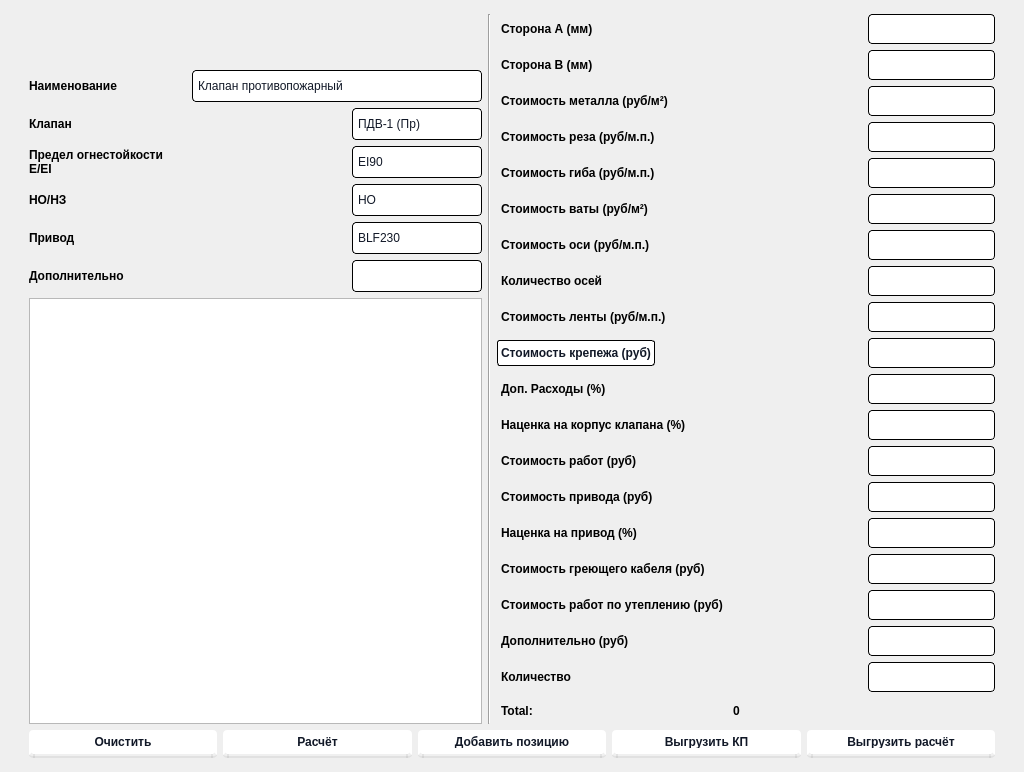
<?xml version="1.0" encoding="UTF-8"?>
<ui version="4.0">
 <class>MainWindow</class>
 <widget class="QMainWindow" name="MainWindow">
  <property name="geometry">
   <rect>
    <x>0</x>
    <y>0</y>
    <width>1024</width>
    <height>772</height>
   </rect>
  </property>
  <property name="sizePolicy">
   <sizepolicy hsizetype="Expanding" vsizetype="Expanding">
    <horstretch>0</horstretch>
    <verstretch>0</verstretch>
   </sizepolicy>
  </property>
  <property name="windowTitle">
   <string>MainWindow</string>
  </property>
  <property name="styleSheet">
   <string notr="true"> QComboBox{
	font: 13px &quot;DejaVu Sans&quot;;
    color: #111827;
    background-color: #FFFFFF;   
    padding: 0px 5px 0px 5px;
    border-radius: 4px;
    border: 1px solid black;
    height: 30px;
    font-weight: 400;
    width: 100px;
}
QComboBox::drop-down {
	border: 0px;
}
QComboBox::down-arrow {
	image: url(:/pics/drop-down-arrow.png);

	width:15px;
	height:15px;
	margin-right: 5px;
}

 QComboBox QAbstractItemView {
	margin:0px;
    padding:0px;
    border: 0px solid darkgray;
    selection-background-color: lightgray;
	font: 10px &quot;DejaVu Sans&quot;;
    color: #111827;
    background-color: #FFFFFF;
    padding: 5px;
    border-radius: 4px;
    border: 1px solid black;
    font-weight: 400;
 }

 QLabel{
	font: 13px &quot;DejaVu Sans&quot;;
	min-width:225px;
    height: 30px;
    font-weight: 600;
padding-left:1px;
}
QLineEdit {
min-width:125px;
max-width:125px;
font: 13px &quot;DejaVu Sans&quot;;
    color: #111827;
    background-color: #FFFFFF;   

    border-radius: 4px;
    border: 1px solid black;
    height: 28px;
    font-weight: 400;
}

 QPushButton { 
height:12px;
            color: #111827;
            background-color: #FFFFFF;
            padding: 6px;
            border-radius: 4px;
            border-bottom: 4px solid rgba(0, 0, 0, 0.06);
  font-family: &quot;Inter var&quot;,ui-sans-serif,system-ui,-apple-system,system-ui,&quot;Segoe UI&quot;,Roboto,&quot;Helvetica Neue&quot;,Arial,&quot;Noto Sans&quot;,sans-serif,&quot;Apple Color Emoji&quot;,&quot;Segoe UI Emoji&quot;,&quot;Segoe UI Symbol&quot;,&quot;Noto Color Emoji&quot;;
  font-size: 12px;
  font-weight: 600;
}
QPushButton:hover {
  background-color: rgb(249,250,251);
}

QPushButtonfocus {
  outline: 2px solid transparent;
  outline-offset: 2px;
}</string>
  </property>
  <widget class="QWidget" name="centralwidget">
   <property name="enabled">
    <bool>true</bool>
   </property>
   <property name="sizePolicy">
    <sizepolicy hsizetype="Expanding" vsizetype="Expanding">
     <horstretch>0</horstretch>
     <verstretch>0</verstretch>
    </sizepolicy>
   </property>
   <layout class="QVBoxLayout" name="verticalLayout_2">
    <property name="spacing">
     <number>16</number>
    </property>
    <property name="leftMargin">
     <number>20</number>
    </property>
    <property name="topMargin">
     <number>5</number>
    </property>
    <property name="rightMargin">
     <number>20</number>
    </property>
    <property name="bottomMargin">
     <number>5</number>
    </property>
    <item>
     <widget class="QScrollArea" name="scrollArea">
      <property name="enabled">
       <bool>true</bool>
      </property>
      <property name="sizePolicy">
       <sizepolicy hsizetype="Minimum" vsizetype="Minimum">
        <horstretch>0</horstretch>
        <verstretch>0</verstretch>
       </sizepolicy>
      </property>
      <property name="minimumSize">
       <size>
        <width>400</width>
        <height>400</height>
       </size>
      </property>
      <property name="styleSheet">
       <string notr="true">QScrollArea {
border:0px;
}</string>
      </property>
      <property name="verticalScrollBarPolicy">
       <enum>Qt::ScrollBarAsNeeded</enum>
      </property>
      <property name="widgetResizable">
       <bool>true</bool>
      </property>
      <widget class="QWidget" name="scrollAreaWidgetContents_4">
       <property name="geometry">
        <rect>
         <x>0</x>
         <y>-69</y>
         <width>967</width>
         <height>810</height>
        </rect>
       </property>
       <property name="sizePolicy">
        <sizepolicy hsizetype="Minimum" vsizetype="Minimum">
         <horstretch>0</horstretch>
         <verstretch>0</verstretch>
        </sizepolicy>
       </property>
       <property name="minimumSize">
        <size>
         <width>730</width>
         <height>600</height>
        </size>
       </property>
       <layout class="QVBoxLayout" name="verticalLayout_5">
        <item>
         <layout class="QVBoxLayout" name="verticalLayout_3">
          <item>
           <layout class="QHBoxLayout" name="horizontalLayout_2">
            <property name="sizeConstraint">
             <enum>QLayout::SetDefaultConstraint</enum>
            </property>
            <property name="leftMargin">
             <number>0</number>
            </property>
            <property name="topMargin">
             <number>0</number>
            </property>
            <property name="rightMargin">
             <number>0</number>
            </property>
            <property name="bottomMargin">
             <number>0</number>
            </property>
            <item>
             <layout class="QVBoxLayout" name="verticalLayout">
              <item>
               <layout class="QHBoxLayout" name="horizontalLayout_14">
                <item>
                 <widget class="QLabel" name="label_2">
                  <property name="enabled">
                   <bool>true</bool>
                  </property>
                  <property name="sizePolicy">
                   <sizepolicy hsizetype="Preferred" vsizetype="Fixed">
                    <horstretch>0</horstretch>
                    <verstretch>0</verstretch>
                   </sizepolicy>
                  </property>
                  <property name="minimumSize">
                   <size>
                    <width>225</width>
                    <height>50</height>
                   </size>
                  </property>
                  <property name="maximumSize">
                   <size>
                    <width>16777215</width>
                    <height>50</height>
                   </size>
                  </property>
                  <property name="styleSheet">
                   <string notr="true">image:url(&quot;:/pics/logo.png&quot;);
height: 75px;
margin-bottom:10px;
padding:0px;</string>
                  </property>
                  <property name="text">
                   <string/>
                  </property>
                 </widget>
                </item>
               </layout>
              </item>
              <item>
               <layout class="QHBoxLayout" name="horizontalLayout">
                <item>
                 <widget class="QLabel" name="label">
                  <property name="styleSheet">
                   <string notr="true">padding-left:0px;
min-width: 100px;</string>
                  </property>
                  <property name="text">
                   <string>Наименование</string>
                  </property>
                 </widget>
                </item>
                <item>
                 <spacer name="horizontalSpacer">
                  <property name="orientation">
                   <enum>Qt::Horizontal</enum>
                  </property>
                  <property name="sizeHint" stdset="0">
                   <size>
                    <width>40</width>
                    <height>20</height>
                   </size>
                  </property>
                 </spacer>
                </item>
                <item>
                 <widget class="QComboBox" name="name_1">
                  <property name="styleSheet">
                   <string notr="true">width: 260px;</string>
                  </property>
                  <item>
                   <property name="text">
                    <string>Клапан противопожарный</string>
                   </property>
                  </item>
                 </widget>
                </item>
               </layout>
              </item>
              <item>
               <layout class="QHBoxLayout" name="horizontalLayout_6">
                <item>
                 <widget class="QLabel" name="label_5">
                  <property name="styleSheet">
                   <string notr="true">padding-left:0px;</string>
                  </property>
                  <property name="text">
                   <string>Клапан</string>
                  </property>
                 </widget>
                </item>
                <item>
                 <spacer name="horizontalSpacer_2">
                  <property name="orientation">
                   <enum>Qt::Horizontal</enum>
                  </property>
                  <property name="sizeHint" stdset="0">
                   <size>
                    <width>40</width>
                    <height>20</height>
                   </size>
                  </property>
                 </spacer>
                </item>
                <item>
                 <widget class="QComboBox" name="name_2">
                  <property name="layoutDirection">
                   <enum>Qt::LeftToRight</enum>
                  </property>
                  <property name="styleSheet">
                   <string notr="true"/>
                  </property>
                  <property name="frame">
                   <bool>false</bool>
                  </property>
                  <property name="placeholderText" stdset="0">
                   <string/>
                  </property>
                  <item>
                   <property name="text">
                    <string>ПДВ-1 (Пр)</string>
                   </property>
                  </item>
                  <item>
                   <property name="text">
                    <string>ПДВ-1 (Кр)</string>
                   </property>
                  </item>
                  <item>
                   <property name="text">
                    <string>ПДВ-2-С</string>
                   </property>
                  </item>
                  <item>
                   <property name="text">
                    <string>ПДВ-2-К</string>
                   </property>
                  </item>
                  <item>
                   <property name="text">
                    <string>ПДВ-2-Л-К</string>
                   </property>
                  </item>
                  <item>
                   <property name="text">
                    <string>ПДВ-2-Л-С</string>
                   </property>
                  </item>
                 </widget>
                </item>
               </layout>
              </item>
              <item>
               <layout class="QHBoxLayout" name="horizontalLayout_7">
                <item>
                 <widget class="QLabel" name="label_6">
                  <property name="styleSheet">
                   <string notr="true">padding-left:0px;</string>
                  </property>
                  <property name="text">
                   <string>Предел огнестойкости 
Е/EI</string>
                  </property>
                 </widget>
                </item>
                <item>
                 <spacer name="horizontalSpacer_3">
                  <property name="orientation">
                   <enum>Qt::Horizontal</enum>
                  </property>
                  <property name="sizeHint" stdset="0">
                   <size>
                    <width>40</width>
                    <height>20</height>
                   </size>
                  </property>
                 </spacer>
                </item>
                <item>
                 <widget class="QComboBox" name="limit_fire_resistance">
                  <property name="layoutDirection">
                   <enum>Qt::LeftToRight</enum>
                  </property>
                  <property name="styleSheet">
                   <string notr="true"/>
                  </property>
                  <property name="frame">
                   <bool>false</bool>
                  </property>
                  <property name="placeholderText" stdset="0">
                   <string/>
                  </property>
                  <item>
                   <property name="text">
                    <string>EI90</string>
                   </property>
                  </item>
                  <item>
                   <property name="text">
                    <string>EI150</string>
                   </property>
                  </item>
                  <item>
                   <property name="text">
                    <string>E90</string>
                   </property>
                  </item>
                  <item>
                   <property name="text">
                    <string>E150</string>
                   </property>
                  </item>
                 </widget>
                </item>
               </layout>
              </item>
              <item>
               <layout class="QHBoxLayout" name="horizontalLayout_9">
                <item>
                 <widget class="QLabel" name="label_8">
                  <property name="styleSheet">
                   <string notr="true">padding-left:0px;</string>
                  </property>
                  <property name="text">
                   <string>НО/НЗ</string>
                  </property>
                 </widget>
                </item>
                <item>
                 <spacer name="horizontalSpacer_4">
                  <property name="orientation">
                   <enum>Qt::Horizontal</enum>
                  </property>
                  <property name="sizeHint" stdset="0">
                   <size>
                    <width>40</width>
                    <height>20</height>
                   </size>
                  </property>
                 </spacer>
                </item>
                <item>
                 <widget class="QComboBox" name="no_nz">
                  <item>
                   <property name="text">
                    <string>НО</string>
                   </property>
                  </item>
                  <item>
                   <property name="text">
                    <string>НЗ</string>
                   </property>
                  </item>
                 </widget>
                </item>
               </layout>
              </item>
              <item>
               <layout class="QHBoxLayout" name="horizontalLayout_8">
                <item>
                 <widget class="QLabel" name="label_7">
                  <property name="styleSheet">
                   <string notr="true">padding-left:0px;</string>
                  </property>
                  <property name="text">
                   <string>Привод </string>
                  </property>
                 </widget>
                </item>
                <item>
                 <spacer name="horizontalSpacer_5">
                  <property name="orientation">
                   <enum>Qt::Horizontal</enum>
                  </property>
                  <property name="sizeHint" stdset="0">
                   <size>
                    <width>40</width>
                    <height>20</height>
                   </size>
                  </property>
                 </spacer>
                </item>
                <item>
                 <widget class="QComboBox" name="actuator">
                  <item>
                   <property name="text">
                    <string>BLF230</string>
                   </property>
                  </item>
                  <item>
                   <property name="text">
                    <string>BLE230</string>
                   </property>
                  </item>
                  <item>
                   <property name="text">
                    <string>ЭМ220</string>
                   </property>
                  </item>
                  <item>
                   <property name="text">
                    <string>BFL230</string>
                   </property>
                  </item>
                  <item>
                   <property name="text">
                    <string>BEN230</string>
                   </property>
                  </item>
                  <item>
                   <property name="text">
                    <string>Б/П</string>
                   </property>
                  </item>
                 </widget>
                </item>
               </layout>
              </item>
              <item>
               <layout class="QHBoxLayout" name="horizontalLayout_4">
                <item>
                 <widget class="QLabel" name="label_4">
                  <property name="styleSheet">
                   <string notr="true">padding-left:0px;</string>
                  </property>
                  <property name="text">
                   <string>Дополнительно</string>
                  </property>
                 </widget>
                </item>
                <item>
                 <spacer name="horizontalSpacer_6">
                  <property name="orientation">
                   <enum>Qt::Horizontal</enum>
                  </property>
                  <property name="sizeHint" stdset="0">
                   <size>
                    <width>40</width>
                    <height>20</height>
                   </size>
                  </property>
                 </spacer>
                </item>
                <item>
                 <widget class="QComboBox" name="additional_key">
                  <item>
                   <property name="text">
                    <string/>
                   </property>
                  </item>
                  <item>
                   <property name="text">
                    <string>ТРУ</string>
                   </property>
                  </item>
                  <item>
                   <property name="text">
                    <string>МС</string>
                   </property>
                  </item>
                  <item>
                   <property name="text">
                    <string>ТРУ-К</string>
                   </property>
                  </item>
                  <item>
                   <property name="text">
                    <string>МС-К</string>
                   </property>
                  </item>
                  <item>
                   <property name="text">
                    <string>К</string>
                   </property>
                  </item>
                 </widget>
                </item>
               </layout>
              </item>
              <item>
               <widget class="QListWidget" name="log_area">
                <property name="wordWrap">
                 <bool>true</bool>
                </property>
               </widget>
              </item>
             </layout>
            </item>
            <item>
             <widget class="Line" name="line">
              <property name="styleSheet">
               <string notr="true"/>
              </property>
              <property name="inputMethodHints">
               <set>Qt::ImhFormattedNumbersOnly</set>
              </property>
              <property name="orientation">
               <enum>Qt::Vertical</enum>
              </property>
             </widget>
            </item>
            <item>
             <layout class="QVBoxLayout" name="verticalLayout_4">
              <property name="sizeConstraint">
               <enum>QLayout::SetDefaultConstraint</enum>
              </property>
              <item>
               <layout class="QHBoxLayout" name="horizontalLayout_11">
                <item>
                 <widget class="QLabel" name="label_10">
                  <property name="text">
                   <string>Сторона А (мм)</string>
                  </property>
                  <property name="wordWrap">
                   <bool>true</bool>
                  </property>
                 </widget>
                </item>
                <item>
                 <spacer name="horizontalSpacer_7">
                  <property name="orientation">
                   <enum>Qt::Horizontal</enum>
                  </property>
                  <property name="sizeHint" stdset="0">
                   <size>
                    <width>40</width>
                    <height>20</height>
                   </size>
                  </property>
                 </spacer>
                </item>
                <item>
                 <widget class="QLineEdit" name="width"/>
                </item>
               </layout>
              </item>
              <item>
               <layout class="QHBoxLayout" name="horizontalLayout_13">
                <item>
                 <widget class="QLabel" name="label_12">
                  <property name="text">
                   <string>Сторона B (мм)</string>
                  </property>
                  <property name="wordWrap">
                   <bool>true</bool>
                  </property>
                 </widget>
                </item>
                <item>
                 <spacer name="horizontalSpacer_8">
                  <property name="orientation">
                   <enum>Qt::Horizontal</enum>
                  </property>
                  <property name="sizeHint" stdset="0">
                   <size>
                    <width>40</width>
                    <height>20</height>
                   </size>
                  </property>
                 </spacer>
                </item>
                <item>
                 <widget class="QLineEdit" name="height"/>
                </item>
               </layout>
              </item>
              <item>
               <layout class="QHBoxLayout" name="horizontalLayout_15">
                <item>
                 <widget class="QLabel" name="label_14">
                  <property name="text">
                   <string>Стоимость металла (руб/м²)</string>
                  </property>
                  <property name="wordWrap">
                   <bool>true</bool>
                  </property>
                 </widget>
                </item>
                <item>
                 <spacer name="horizontalSpacer_10">
                  <property name="orientation">
                   <enum>Qt::Horizontal</enum>
                  </property>
                  <property name="sizeHint" stdset="0">
                   <size>
                    <width>40</width>
                    <height>20</height>
                   </size>
                  </property>
                 </spacer>
                </item>
                <item>
                 <widget class="QLineEdit" name="cost_met"/>
                </item>
               </layout>
              </item>
              <item>
               <layout class="QHBoxLayout" name="horizontalLayout_22">
                <item>
                 <widget class="QLabel" name="label_21">
                  <property name="text">
                   <string>Стоимость реза (руб/м.п.)</string>
                  </property>
                  <property name="wordWrap">
                   <bool>true</bool>
                  </property>
                 </widget>
                </item>
                <item>
                 <spacer name="horizontalSpacer_12">
                  <property name="orientation">
                   <enum>Qt::Horizontal</enum>
                  </property>
                  <property name="sizeHint" stdset="0">
                   <size>
                    <width>40</width>
                    <height>20</height>
                   </size>
                  </property>
                 </spacer>
                </item>
                <item>
                 <widget class="QLineEdit" name="cost_cut"/>
                </item>
               </layout>
              </item>
              <item>
               <layout class="QHBoxLayout" name="horizontalLayout_21">
                <item>
                 <widget class="QLabel" name="label_20">
                  <property name="text">
                   <string>Стоимость гиба (руб/м.п.)</string>
                  </property>
                  <property name="wordWrap">
                   <bool>true</bool>
                  </property>
                 </widget>
                </item>
                <item>
                 <spacer name="horizontalSpacer_13">
                  <property name="orientation">
                   <enum>Qt::Horizontal</enum>
                  </property>
                  <property name="sizeHint" stdset="0">
                   <size>
                    <width>40</width>
                    <height>20</height>
                   </size>
                  </property>
                 </spacer>
                </item>
                <item>
                 <widget class="QLineEdit" name="cost_bend"/>
                </item>
               </layout>
              </item>
              <item>
               <layout class="QHBoxLayout" name="horizontalLayout_24">
                <item>
                 <widget class="QLabel" name="label_23">
                  <property name="text">
                   <string>Стоимость ваты (руб/м²)</string>
                  </property>
                  <property name="wordWrap">
                   <bool>true</bool>
                  </property>
                 </widget>
                </item>
                <item>
                 <spacer name="horizontalSpacer_14">
                  <property name="orientation">
                   <enum>Qt::Horizontal</enum>
                  </property>
                  <property name="sizeHint" stdset="0">
                   <size>
                    <width>40</width>
                    <height>20</height>
                   </size>
                  </property>
                 </spacer>
                </item>
                <item>
                 <widget class="QLineEdit" name="cost_vata"/>
                </item>
               </layout>
              </item>
              <item>
               <layout class="QHBoxLayout" name="horizontalLayout_35">
                <item>
                 <widget class="QLabel" name="label_34">
                  <property name="text">
                   <string>Стоимость оси (руб/м.п.)</string>
                  </property>
                  <property name="wordWrap">
                   <bool>true</bool>
                  </property>
                 </widget>
                </item>
                <item>
                 <spacer name="horizontalSpacer_15">
                  <property name="orientation">
                   <enum>Qt::Horizontal</enum>
                  </property>
                  <property name="sizeHint" stdset="0">
                   <size>
                    <width>40</width>
                    <height>20</height>
                   </size>
                  </property>
                 </spacer>
                </item>
                <item>
                 <widget class="QLineEdit" name="cost_axis"/>
                </item>
               </layout>
              </item>
              <item>
               <layout class="QHBoxLayout" name="horizontalLayout_17">
                <item>
                 <widget class="QLabel" name="label_15">
                  <property name="text">
                   <string>Количество осей</string>
                  </property>
                  <property name="wordWrap">
                   <bool>true</bool>
                  </property>
                 </widget>
                </item>
                <item>
                 <spacer name="horizontalSpacer_25">
                  <property name="orientation">
                   <enum>Qt::Horizontal</enum>
                  </property>
                  <property name="sizeHint" stdset="0">
                   <size>
                    <width>40</width>
                    <height>20</height>
                   </size>
                  </property>
                 </spacer>
                </item>
                <item>
                 <widget class="QLineEdit" name="num_axis"/>
                </item>
               </layout>
              </item>
              <item>
               <layout class="QHBoxLayout" name="horizontalLayout_34">
                <item>
                 <widget class="QLabel" name="label_33">
                  <property name="text">
                   <string>Стоимость ленты (руб/м.п.)</string>
                  </property>
                  <property name="wordWrap">
                   <bool>true</bool>
                  </property>
                 </widget>
                </item>
                <item>
                 <spacer name="horizontalSpacer_16">
                  <property name="orientation">
                   <enum>Qt::Horizontal</enum>
                  </property>
                  <property name="sizeHint" stdset="0">
                   <size>
                    <width>40</width>
                    <height>20</height>
                   </size>
                  </property>
                 </spacer>
                </item>
                <item>
                 <widget class="QLineEdit" name="cost_strip"/>
                </item>
               </layout>
              </item>
              <item>
               <layout class="QHBoxLayout" name="horizontalLayout_33">
                <item>
                 <widget class="QPushButton" name="calc_screw_btn">
                  <property name="styleSheet">
                   <string notr="true"> QPushButton { 
            color: #111827;
            background-color: rgba(255,255,255,1);
            padding: 3px;
            border-radius: 3px;
			border-bottom: 0px solid rgba(0, 0, 0, 0.06);
			border: 1px solid black;
			height: 18px;
            
	font: 13px &quot;DejaVu Sans&quot;;
  font-weight: 600;
}
QPushButton:hover {
  background-color: rgb(249,250,251);
}

QPushButtonfocus {
  outline: 2px solid transparent;
  outline-offset: 2px;
}
</string>
                  </property>
                  <property name="text">
                   <string>Стоимость крепежа (руб)</string>
                  </property>
                 </widget>
                </item>
                <item>
                 <spacer name="horizontalSpacer_22">
                  <property name="orientation">
                   <enum>Qt::Horizontal</enum>
                  </property>
                  <property name="sizeHint" stdset="0">
                   <size>
                    <width>40</width>
                    <height>20</height>
                   </size>
                  </property>
                 </spacer>
                </item>
                <item>
                 <widget class="QLineEdit" name="cost_screw">
                  <property name="enabled">
                   <bool>true</bool>
                  </property>
                 </widget>
                </item>
               </layout>
              </item>
              <item>
               <layout class="QHBoxLayout" name="horizontalLayout_36">
                <item>
                 <widget class="QLabel" name="label_35">
                  <property name="text">
                   <string>Доп. Расходы (%)</string>
                  </property>
                  <property name="wordWrap">
                   <bool>true</bool>
                  </property>
                 </widget>
                </item>
                <item>
                 <spacer name="horizontalSpacer_17">
                  <property name="orientation">
                   <enum>Qt::Horizontal</enum>
                  </property>
                  <property name="sizeHint" stdset="0">
                   <size>
                    <width>40</width>
                    <height>20</height>
                   </size>
                  </property>
                 </spacer>
                </item>
                <item>
                 <widget class="QLineEdit" name="extra_cost"/>
                </item>
               </layout>
              </item>
              <item>
               <layout class="QHBoxLayout" name="horizontalLayout_53">
                <item>
                 <widget class="QLabel" name="label_52">
                  <property name="text">
                   <string>Наценка на корпус клапана (%)</string>
                  </property>
                  <property name="wordWrap">
                   <bool>true</bool>
                  </property>
                 </widget>
                </item>
                <item>
                 <spacer name="horizontalSpacer_18">
                  <property name="orientation">
                   <enum>Qt::Horizontal</enum>
                  </property>
                  <property name="sizeHint" stdset="0">
                   <size>
                    <width>40</width>
                    <height>20</height>
                   </size>
                  </property>
                 </spacer>
                </item>
                <item>
                 <widget class="QLineEdit" name="markup_box"/>
                </item>
               </layout>
              </item>
              <item>
               <layout class="QHBoxLayout" name="horizontalLayout_55">
                <item>
                 <widget class="QLabel" name="label_54">
                  <property name="text">
                   <string>Стоимость работ (руб)</string>
                  </property>
                  <property name="wordWrap">
                   <bool>true</bool>
                  </property>
                 </widget>
                </item>
                <item>
                 <spacer name="horizontalSpacer_19">
                  <property name="orientation">
                   <enum>Qt::Horizontal</enum>
                  </property>
                  <property name="sizeHint" stdset="0">
                   <size>
                    <width>40</width>
                    <height>20</height>
                   </size>
                  </property>
                 </spacer>
                </item>
                <item>
                 <widget class="QLineEdit" name="cost_work"/>
                </item>
               </layout>
              </item>
              <item>
               <layout class="QHBoxLayout" name="horizontalLayout_54">
                <item>
                 <widget class="QLabel" name="label_53">
                  <property name="text">
                   <string>Стоимость привода (руб)</string>
                  </property>
                  <property name="wordWrap">
                   <bool>true</bool>
                  </property>
                 </widget>
                </item>
                <item>
                 <spacer name="horizontalSpacer_20">
                  <property name="orientation">
                   <enum>Qt::Horizontal</enum>
                  </property>
                  <property name="sizeHint" stdset="0">
                   <size>
                    <width>40</width>
                    <height>20</height>
                   </size>
                  </property>
                 </spacer>
                </item>
                <item>
                 <widget class="QLineEdit" name="cost_drive"/>
                </item>
               </layout>
              </item>
              <item>
               <layout class="QHBoxLayout" name="horizontalLayout_58">
                <item>
                 <widget class="QLabel" name="label_57">
                  <property name="text">
                   <string>Наценка на привод (%)</string>
                  </property>
                  <property name="wordWrap">
                   <bool>true</bool>
                  </property>
                 </widget>
                </item>
                <item>
                 <spacer name="horizontalSpacer_21">
                  <property name="orientation">
                   <enum>Qt::Horizontal</enum>
                  </property>
                  <property name="sizeHint" stdset="0">
                   <size>
                    <width>40</width>
                    <height>20</height>
                   </size>
                  </property>
                 </spacer>
                </item>
                <item>
                 <widget class="QLineEdit" name="markup_drive"/>
                </item>
               </layout>
              </item>
              <item>
               <layout class="QHBoxLayout" name="horizontalLayout_10">
                <item>
                 <widget class="QLabel" name="label_11">
                  <property name="text">
                   <string>Стоимость греющего кабеля (руб)</string>
                  </property>
                  <property name="wordWrap">
                   <bool>true</bool>
                  </property>
                 </widget>
                </item>
                <item>
                 <spacer name="horizontalSpacer_11">
                  <property name="orientation">
                   <enum>Qt::Horizontal</enum>
                  </property>
                  <property name="sizeHint" stdset="0">
                   <size>
                    <width>0</width>
                    <height>20</height>
                   </size>
                  </property>
                 </spacer>
                </item>
                <item>
                 <widget class="QLineEdit" name="cost_warm_cable"/>
                </item>
               </layout>
              </item>
              <item>
               <layout class="QHBoxLayout" name="horizontalLayout_12">
                <item>
                 <widget class="QLabel" name="label_13">
                  <property name="text">
                   <string>Стоимость работ по утеплению (руб)</string>
                  </property>
                  <property name="wordWrap">
                   <bool>true</bool>
                  </property>
                 </widget>
                </item>
                <item>
                 <spacer name="horizontalSpacer_24">
                  <property name="orientation">
                   <enum>Qt::Horizontal</enum>
                  </property>
                  <property name="sizeHint" stdset="0">
                   <size>
                    <width>0</width>
                    <height>20</height>
                   </size>
                  </property>
                 </spacer>
                </item>
                <item>
                 <widget class="QLineEdit" name="cost_warm_work"/>
                </item>
               </layout>
              </item>
              <item>
               <layout class="QHBoxLayout" name="horizontalLayout_16">
                <item>
                 <widget class="QLabel" name="label_3">
                  <property name="text">
                   <string>Дополнительно (руб)</string>
                  </property>
                  <property name="wordWrap">
                   <bool>true</bool>
                  </property>
                 </widget>
                </item>
                <item>
                 <spacer name="horizontalSpacer_23">
                  <property name="orientation">
                   <enum>Qt::Horizontal</enum>
                  </property>
                  <property name="sizeHint" stdset="0">
                   <size>
                    <width>40</width>
                    <height>20</height>
                   </size>
                  </property>
                 </spacer>
                </item>
                <item>
                 <widget class="QLineEdit" name="additional"/>
                </item>
               </layout>
              </item>
              <item>
               <layout class="QHBoxLayout" name="horizontalLayout_18">
                <item>
                 <widget class="QLabel" name="label_16">
                  <property name="text">
                   <string>Количество</string>
                  </property>
                  <property name="wordWrap">
                   <bool>true</bool>
                  </property>
                 </widget>
                </item>
                <item>
                 <spacer name="horizontalSpacer_26">
                  <property name="orientation">
                   <enum>Qt::Horizontal</enum>
                  </property>
                  <property name="sizeHint" stdset="0">
                   <size>
                    <width>40</width>
                    <height>20</height>
                   </size>
                  </property>
                 </spacer>
                </item>
                <item>
                 <widget class="QLineEdit" name="quantity"/>
                </item>
               </layout>
              </item>
              <item>
               <layout class="QHBoxLayout" name="horizontalLayout_5">
                <item>
                 <widget class="QLabel" name="label_9">
                  <property name="minimumSize">
                   <size>
                    <width>226</width>
                    <height>0</height>
                   </size>
                  </property>
                  <property name="maximumSize">
                   <size>
                    <width>75</width>
                    <height>16777215</height>
                   </size>
                  </property>
                  <property name="styleSheet">
                   <string notr="true">	font: 16px &quot;DejaVu Sans&quot;;
    height: 30px;
    font-weight: 600;
</string>
                  </property>
                  <property name="text">
                   <string>Total:</string>
                  </property>
                 </widget>
                </item>
                <item>
                 <widget class="QLabel" name="total">
                  <property name="minimumSize">
                   <size>
                    <width>226</width>
                    <height>0</height>
                   </size>
                  </property>
                  <property name="styleSheet">
                   <string notr="true">	font: 16px &quot;DejaVu Sans&quot;;
    font-weight: 600;</string>
                  </property>
                  <property name="text">
                   <string>0</string>
                  </property>
                 </widget>
                </item>
                <item>
                 <spacer name="horizontalSpacer_9">
                  <property name="orientation">
                   <enum>Qt::Horizontal</enum>
                  </property>
                  <property name="sizeHint" stdset="0">
                   <size>
                    <width>40</width>
                    <height>20</height>
                   </size>
                  </property>
                 </spacer>
                </item>
               </layout>
              </item>
             </layout>
            </item>
           </layout>
          </item>
          <item>
           <layout class="QHBoxLayout" name="horizontalLayout_3">
            <item>
             <widget class="QPushButton" name="clear_params">
              <property name="text">
               <string>Очистить</string>
              </property>
             </widget>
            </item>
            <item>
             <widget class="QPushButton" name="calc_total">
              <property name="text">
               <string>Расчёт</string>
              </property>
             </widget>
            </item>
            <item>
             <widget class="QPushButton" name="add_position_btn">
              <property name="text">
               <string>Добавить позицию</string>
              </property>
             </widget>
            </item>
            <item>
             <widget class="QPushButton" name="extract_to_kp">
              <property name="text">
               <string>Выгрузить КП</string>
              </property>
             </widget>
            </item>
            <item>
             <widget class="QPushButton" name="make_excel">
              <property name="styleSheet">
               <string notr="true"/>
              </property>
              <property name="text">
               <string>Выгрузить расчёт</string>
              </property>
             </widget>
            </item>
           </layout>
          </item>
         </layout>
        </item>
       </layout>
      </widget>
     </widget>
    </item>
   </layout>
  </widget>
  <widget class="QMenuBar" name="menubar">
   <property name="geometry">
    <rect>
     <x>0</x>
     <y>0</y>
     <width>1024</width>
     <height>21</height>
    </rect>
   </property>
  </widget>
 </widget>
 <resources>
  <include location="pics.qrc"/>
 </resources>
 <connections/>
</ui>
